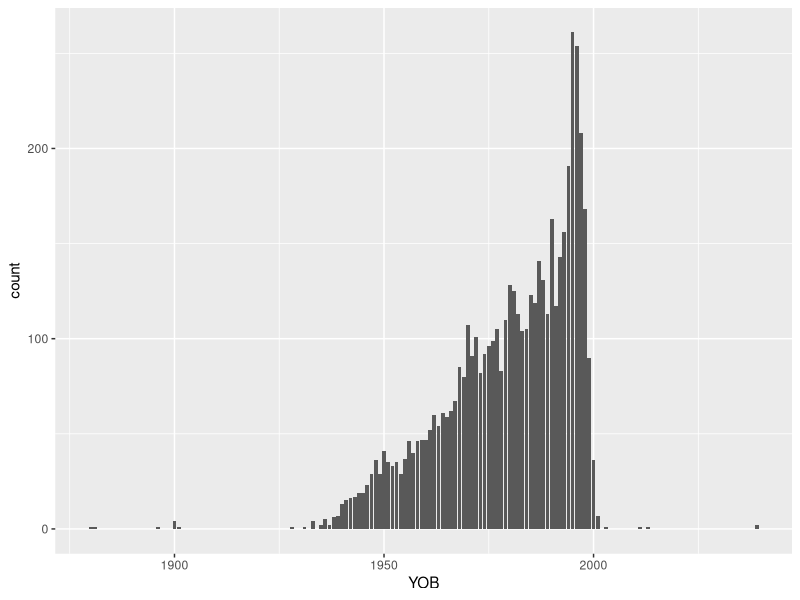
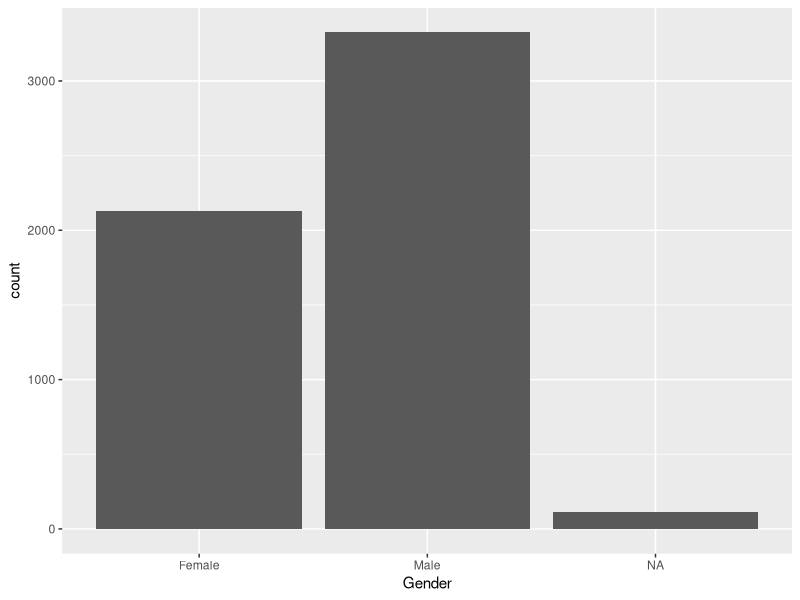
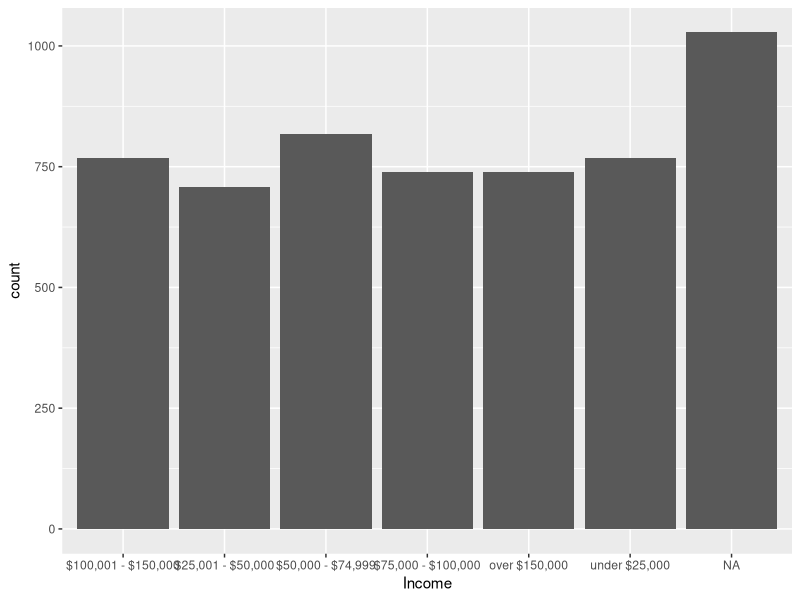
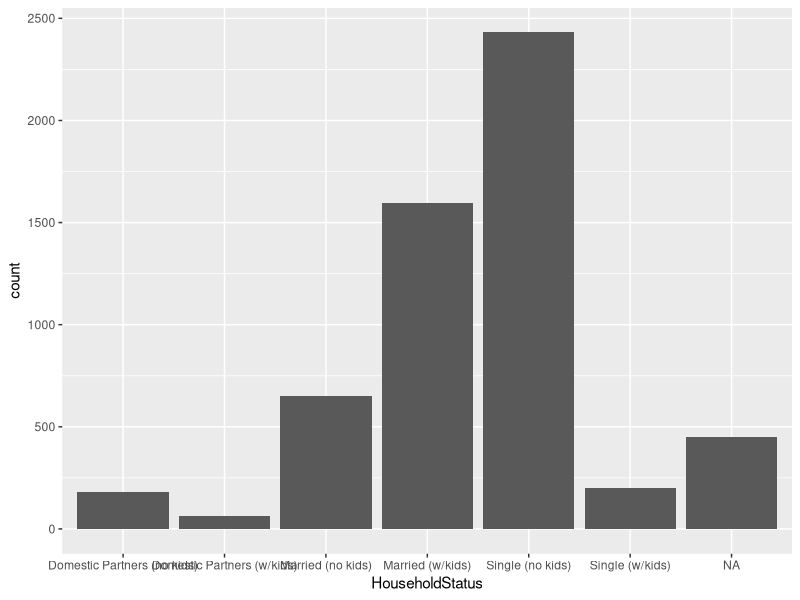
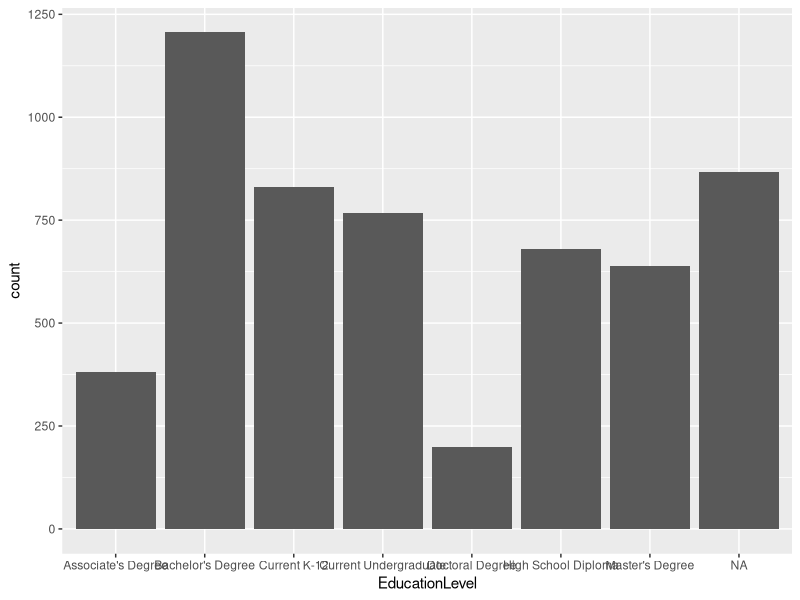
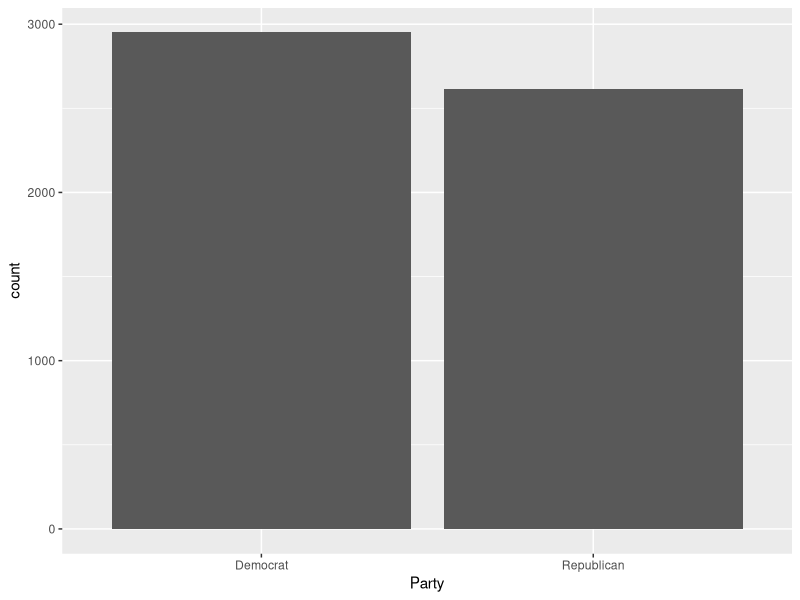

These figures' R source, in order:
library(mice)
library(ggplot2)

# Load Data
train = read.csv("train2016.csv")
test = read.csv("test2016.csv")

# Data Cleaning ##################################################################################

# Replacing empty strings with NA in variables other than questions
train$Income[train$Income == ""] = NA
train$Gender[train$Gender == ""] = NA
train$EducationLevel[train$EducationLevel == ""] = NA
train$HouseholdStatus[train$HouseholdStatus == ""] = NA

test$Income[test$Income == ""] = NA
test$Gender[test$Gender == ""] = NA
test$EducationLevel[test$EducationLevel == ""] = NA
test$HouseholdStatus[test$HouseholdStatus == ""] = NA

sum(is.na(train$Income))/nrow(train)          # 18.5%
sum(is.na(train$Gender))/nrow(train)          # 2%
sum(is.na(train$EducationLevel))/nrow(train)  # 15.5%
sum(is.na(train$HouseholdStatus))/nrow(train) # 8%

sum(is.na(test$Income))/nrow(test)          # 17.6%
sum(is.na(test$Gender))/nrow(test)          # 2.1%
sum(is.na(test$EducationLevel))/nrow(test)  # 14.4%
sum(is.na(test$HouseholdStatus))/nrow(test) # 7.3%

ggplot(data = train, mapping = aes(x = YOB)) + geom_bar()
ggplot(data = train, mapping = aes(x = Gender)) + geom_bar()
ggplot(data = train, mapping = aes(x = Income)) + geom_bar()
ggplot(data = train, mapping = aes(x = HouseholdStatus)) + geom_bar()
ggplot(data = train, mapping = aes(x = EducationLevel)) + geom_bar()

ggplot(data = train, mapping = aes(x = Party)) + geom_bar()

# Lots of young people single with no kids. Data is very much skewed
# Some clear outlies in the YOB variable

table(train$Income,train$HouseholdStatus)

